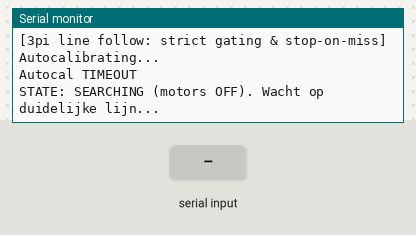
The sketch below on a simulated ESP32. On the bench: the last lines printed to the serial monitor. The test bench sets the inputs (shaded band).

Above: at 8.5 s.
8.6 s: "r" received over Serial
At 9.5 s:
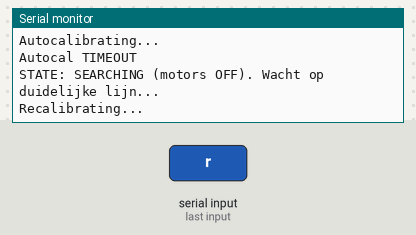
10.2 s: "c" received over the second serial link
At 11.1 s:
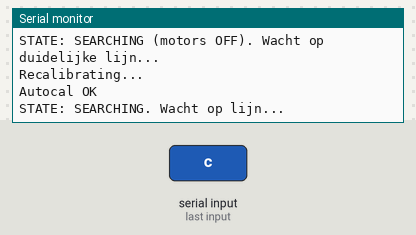
11.7 s: "s" received over Serial
At 12.4 s:
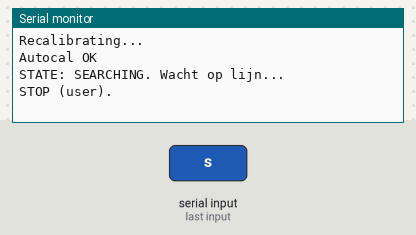

Measured:
- after the input at 8.6 s, the serial monitor: prints a new line after 0.15 s (image 1)
- after the input at 10.2 s, the serial monitor: prints a new line at once (image 2)
- after the input at 11.7 s, the serial monitor: prints a new line after 0.10 s (image 3)

The sketch:

testing.ino
```cpp
// ESP32 (M5 Atom Lite) -> Pololu 3pi (3pi-serial-slave firmware)
// Line-following met duidelijke "stil tot lijn" logica:
// - Blijft STIL tot lijn sterk gedetecteerd is (debounced) -> "LINE FOUND" + start PID
// - Bij lijn kwijt -> "LINE LOST" + PID stop + motors 0 (blijft stil)
// - Trage/smooth PID (lage P/D & lagere maxSpeed)
//
// Referenties (commands & ranges):
// - Serial slave cmds: BA (autocal), BB (start PID: [max,Pn,Pd,Dn,Dd]), BC (stop), B6 (line pos 0..4000), 87 (calibrated 0..1000), C1/C2/C5/C6 (motoren).
//   Pololu 3pi User’s Guide sec. 10.a/7.c.

#include <Arduino.h>

static const int RX_PIN   = 32;       // ESP32 RX  (from 3pi TX)
static const int TX_PIN   = 26;       // ESP32 TX  (to 3pi RX)
static const long UART_BAUD = 115200; // 115200 8N1 (serial slave)
static const long USB_BAUD  = 115200; // USB debug

HardwareSerial RobotSerial(1);

// ---------- utils ----------
static inline uint8_t spd127(int v){
  v = constrain(v, -255, 255);
  return (uint8_t)(abs(v) * 127 / 255);
}
void setMotors_3pi(int left, int right){
  uint8_t buf[4];
  buf[0] = (left  >= 0) ? 0xC1 : 0xC2; buf[1] = spd127(left);
  buf[2] = (right >= 0) ? 0xC5 : 0xC6; buf[3] = spd127(right);
  RobotSerial.write(buf,2); RobotSerial.write(buf+2,2);
}
void sendCmd(uint8_t c){ RobotSerial.write(&c,1); }
size_t readBytesExact(uint8_t* dst, size_t n, uint32_t to=400){
  uint32_t t0=millis(); size_t i=0;
  while(i<n && (millis()-t0)<to){ int c=RobotSerial.read(); if(c>=0) dst[i++]=(uint8_t)c; }
  return i;
}
static inline uint16_t rd16LE(uint8_t lo, uint8_t hi){ return (uint16_t)lo | ((uint16_t)hi<<8); }

// ---------- 3pi helpers (per Pololu 3pi Serial Slave) ----------
bool readSignature(char out[7]){
  sendCmd(0x81); uint8_t b[6];
  if(readBytesExact(b,6,200)==6){ memcpy(out,b,6); out[6]=0; return true; }
  return false;
}
bool resetCalibration(){ sendCmd(0xB5); return true; }
bool autoCalibrate(uint32_t timeout_ms=7000){
  sendCmd(0xBA);
  uint32_t t0=millis();
  while(millis()-t0<timeout_ms){
    int c=RobotSerial.read();
    if(c=='c'){ return true; }      // klaar
  }
  return false;
}
// 5× calibrated 0..1000 (10 bytes LE)
bool readCalibrated(uint16_t out5[5]){
  sendCmd(0x87);
  uint8_t b[10]; if(readBytesExact(b,10,200)!=10) return false;
  for(int i=0;i<5;i++) out5[i]=rd16LE(b[2*i], b[2*i+1]);
  return true;
}
// 0..4000 (0=links, 2000=center, 4000=rechts)
int readLinePosition(){
  sendCmd(0xB6);
  uint8_t b[2]; if(readBytesExact(b,2,200)!=2) return -1;
  return (int)rd16LE(b[0], b[1]);
}
bool startPID(uint8_t maxSpeed, uint8_t Pn,uint8_t Pd, uint8_t Dn,uint8_t Dd){
  uint8_t pkt[6]={0xBB,maxSpeed,Pn,Pd,Dn,Dd}; RobotSerial.write(pkt,6); return true;
}
void stopPID(){ sendCmd(0xBC); }

// ---------- lijn-detectie (debounced) ----------
struct LineGate {
  // thresholds: “sterke” lijn = hoog contrast in calibrated (0..1000)
  // tweakbaar: mx>=700 & mn<=150; plus pos binnen safe zone
  uint16_t minOk = 150;
  uint16_t maxOk = 700;
  int posMin = 200;    // vermijd uiterste randen
  int posMax = 3800;

  // debounce: vereis N hits binnen M checks
  static const int W = 6;   // window
  static const int NEED = 4;
  bool hist[W] = {false,false,false,false,false,false};
  int idx = 0;

  bool senseOnce(){
    uint16_t s[5];
    if(!readCalibrated(s)) return false;
    uint16_t mn=1000, mx=0;
    for(int i=0;i<5;i++){ mn=min(mn,s[i]); mx=max(mx,s[i]); }

    int pos = readLinePosition();   // mag -1 zijn (timeout)
    bool validPos = (pos>=posMin && pos<=posMax);

    bool strong = (mx>=maxOk && mn<=minOk) && validPos;
    // Debug print compact:
    Serial.printf("sense mn=%u mx=%u pos=%d -> %s\n", mn, mx, pos, strong?"STRONG":"weak");
    return strong;
  }

  bool update(){
    bool strong = senseOnce();
    hist[idx] = strong;
    idx = (idx+1)%W;
    int hits=0; for(int i=0;i<W;i++) if(hist[i]) hits++;
    return hits>=NEED;
  }

  void clear(){ for(int i=0;i<W;i++) hist[i]=false; idx=0; }
};

// ---------- state ----------
enum class Mode{ SEARCHING, FOLLOWING };
Mode mode = Mode::SEARCHING;
LineGate gate;
uint32_t lastLog=0;

// PID settings — rustig
uint8_t MAXSPD = 65;     // traag/veilig (0..127)
uint8_t Pn=1, Pd=18;     // ~0.055
uint8_t Dn=1, Dd=72;     // ~0.014

void goIdle(){
  stopPID();
  setMotors_3pi(0,0);
  mode = Mode::SEARCHING;
}

void goFollow(){
  startPID(MAXSPD, Pn, Pd, Dn, Dd);
  mode = Mode::FOLLOWING;
}

// ---------- setup ----------
void setup(){
  Serial.begin(USB_BAUD);
  delay(150);
  RobotSerial.begin(UART_BAUD, SERIAL_8N1, RX_PIN, TX_PIN);

  Serial.println("\n[3pi line follow: strict gating & stop-on-miss]");
  char sig[7]; if(readSignature(sig)) Serial.printf("3pi sig: %s\n", sig);

  resetCalibration();
  Serial.println("Autocalibrating...");
  bool ok = autoCalibrate();
  Serial.println(ok? "Autocal OK" : "Autocal TIMEOUT");

  // start in SEARCHING (stil) — geen PID tot lijn echt gedetecteerd
  goIdle();
  Serial.println("STATE: SEARCHING (motors OFF). Wacht op duidelijke lijn...");
}

// ---------- loop ----------
void loop(){
  // Check elke ~120ms de lijnstatus
  if(millis()-lastLog >= 120){
    lastLog = millis();

    if(mode == Mode::SEARCHING){
      // stil blijven & checken
      bool haveLine = gate.update();
      if(haveLine){
        Serial.println("*** LINE FOUND -> start PID ***");
        gate.clear();
        goFollow();
      }
    } else if(mode == Mode::FOLLOWING){
      // bewaken: als opeenvolgende zwakke detecties -> line lost
      bool stillGood = gate.update();  // gebruikt dezelfde gate (hit-count)
      if(!stillGood){
        // omgekeerde interpretatie: als te weinig STRONG in window -> los
        // (we checken extra met pos voor zekerheid)
        int pos = readLinePosition();
        bool lost = (pos<=50 || pos>=3950 || pos<0);
        if(lost){
          Serial.println("*** LINE LOST -> STOP & wait ***");
          gate.clear();
          goIdle();   // PID uit + motors 0
        }
      }
    }
  }

  // seriële passthrough eventueel
  while(RobotSerial.available()) Serial.write(RobotSerial.read());

  // optionele USB commands
  while(Serial.available()){
    int ch=Serial.read();
    if(ch=='r'){                 // recalibrate
      Serial.println("Recalibrating...");
      goIdle();
      resetCalibration();
      if(autoCalibrate()) Serial.println("Autocal OK");
      gate.clear();
      Serial.println("STATE: SEARCHING. Wacht op lijn...");
    } else if(ch=='s'){          // force stop
      Serial.println("STOP (user).");
      goIdle();
    }
  }
}
```
